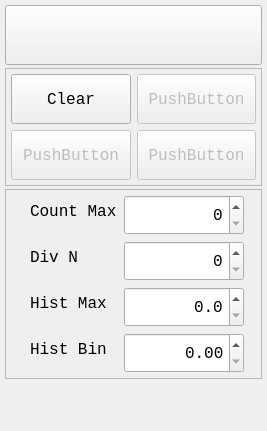
<?xml version="1.0" encoding="UTF-8"?>
<ui version="4.0">
 <class>ControlPanel</class>
 <widget class="QWidget" name="ControlPanel">
  <property name="geometry">
   <rect>
    <x>0</x>
    <y>0</y>
    <width>267</width>
    <height>431</height>
   </rect>
  </property>
  <property name="font">
   <font>
    <family>Consolas</family>
    <pointsize>12</pointsize>
   </font>
  </property>
  <property name="windowTitle">
   <string>Form</string>
  </property>
  <layout class="QVBoxLayout" name="verticalLayout">
   <property name="spacing">
    <number>3</number>
   </property>
   <property name="leftMargin">
    <number>5</number>
   </property>
   <property name="topMargin">
    <number>5</number>
   </property>
   <property name="rightMargin">
    <number>5</number>
   </property>
   <property name="bottomMargin">
    <number>5</number>
   </property>
   <item>
    <widget class="QPushButton" name="btnStart">
     <property name="minimumSize">
      <size>
       <width>90</width>
       <height>60</height>
      </size>
     </property>
     <property name="text">
      <string/>
     </property>
     <property name="icon">
      <iconset resource="../../resources/ONGA_Depth.qrc">
       <normaloff>:/images/start.png</normaloff>:/images/start.png</iconset>
     </property>
     <property name="iconSize">
      <size>
       <width>30</width>
       <height>30</height>
      </size>
     </property>
    </widget>
   </item>
   <item>
    <widget class="QFrame" name="frame">
     <property name="frameShape">
      <enum>QFrame::StyledPanel</enum>
     </property>
     <property name="frameShadow">
      <enum>QFrame::Raised</enum>
     </property>
     <layout class="QGridLayout" name="gridLayout">
      <property name="leftMargin">
       <number>5</number>
      </property>
      <property name="topMargin">
       <number>5</number>
      </property>
      <property name="rightMargin">
       <number>5</number>
      </property>
      <property name="bottomMargin">
       <number>5</number>
      </property>
      <item row="0" column="0">
       <widget class="QPushButton" name="btnClear">
        <property name="minimumSize">
         <size>
          <width>0</width>
          <height>50</height>
         </size>
        </property>
        <property name="text">
         <string>Clear</string>
        </property>
       </widget>
      </item>
      <item row="0" column="1">
       <widget class="QPushButton" name="btn1">
        <property name="enabled">
         <bool>false</bool>
        </property>
        <property name="minimumSize">
         <size>
          <width>0</width>
          <height>50</height>
         </size>
        </property>
        <property name="text">
         <string>PushButton</string>
        </property>
       </widget>
      </item>
      <item row="1" column="0">
       <widget class="QPushButton" name="btn2">
        <property name="enabled">
         <bool>false</bool>
        </property>
        <property name="minimumSize">
         <size>
          <width>0</width>
          <height>50</height>
         </size>
        </property>
        <property name="text">
         <string>PushButton</string>
        </property>
       </widget>
      </item>
      <item row="1" column="1">
       <widget class="QPushButton" name="btn3">
        <property name="enabled">
         <bool>false</bool>
        </property>
        <property name="minimumSize">
         <size>
          <width>0</width>
          <height>50</height>
         </size>
        </property>
        <property name="text">
         <string>PushButton</string>
        </property>
       </widget>
      </item>
     </layout>
    </widget>
   </item>
   <item>
    <widget class="QFrame" name="frame_2">
     <property name="frameShape">
      <enum>QFrame::StyledPanel</enum>
     </property>
     <property name="frameShadow">
      <enum>QFrame::Raised</enum>
     </property>
     <layout class="QFormLayout" name="formLayout">
      <property name="labelAlignment">
       <set>Qt::AlignLeading|Qt::AlignLeft|Qt::AlignVCenter</set>
      </property>
      <property name="formAlignment">
       <set>Qt::AlignHCenter|Qt::AlignTop</set>
      </property>
      <property name="horizontalSpacing">
       <number>7</number>
      </property>
      <property name="leftMargin">
       <number>5</number>
      </property>
      <property name="topMargin">
       <number>5</number>
      </property>
      <property name="rightMargin">
       <number>5</number>
      </property>
      <property name="bottomMargin">
       <number>5</number>
      </property>
      <item row="0" column="0">
       <widget class="QLabel" name="label">
        <property name="text">
         <string>Count Max</string>
        </property>
       </widget>
      </item>
      <item row="0" column="1">
       <widget class="QSpinBox" name="spnCountMax">
        <property name="minimumSize">
         <size>
          <width>0</width>
          <height>40</height>
         </size>
        </property>
        <property name="maximumSize">
         <size>
          <width>120</width>
          <height>16777215</height>
         </size>
        </property>
        <property name="wrapping">
         <bool>false</bool>
        </property>
        <property name="frame">
         <bool>true</bool>
        </property>
        <property name="alignment">
         <set>Qt::AlignRight|Qt::AlignTrailing|Qt::AlignVCenter</set>
        </property>
        <property name="buttonSymbols">
         <enum>QAbstractSpinBox::UpDownArrows</enum>
        </property>
        <property name="suffix">
         <string/>
        </property>
        <property name="maximum">
         <number>10000</number>
        </property>
       </widget>
      </item>
      <item row="1" column="0">
       <widget class="QLabel" name="label_2">
        <property name="text">
         <string>Div N</string>
        </property>
       </widget>
      </item>
      <item row="1" column="1">
       <widget class="QSpinBox" name="spnDivN">
        <property name="minimumSize">
         <size>
          <width>0</width>
          <height>40</height>
         </size>
        </property>
        <property name="maximumSize">
         <size>
          <width>120</width>
          <height>16777215</height>
         </size>
        </property>
        <property name="alignment">
         <set>Qt::AlignRight|Qt::AlignTrailing|Qt::AlignVCenter</set>
        </property>
       </widget>
      </item>
      <item row="2" column="0">
       <widget class="QLabel" name="label_3">
        <property name="text">
         <string>Hist Max</string>
        </property>
       </widget>
      </item>
      <item row="2" column="1">
       <widget class="QDoubleSpinBox" name="spnHistMax">
        <property name="minimumSize">
         <size>
          <width>0</width>
          <height>40</height>
         </size>
        </property>
        <property name="maximumSize">
         <size>
          <width>120</width>
          <height>0</height>
         </size>
        </property>
        <property name="alignment">
         <set>Qt::AlignRight|Qt::AlignTrailing|Qt::AlignVCenter</set>
        </property>
        <property name="decimals">
         <number>1</number>
        </property>
        <property name="singleStep">
         <double>0.100000000000000</double>
        </property>
       </widget>
      </item>
      <item row="3" column="0">
       <widget class="QLabel" name="label_4">
        <property name="text">
         <string>Hist Bin</string>
        </property>
       </widget>
      </item>
      <item row="3" column="1">
       <widget class="QDoubleSpinBox" name="spnHistBin">
        <property name="minimumSize">
         <size>
          <width>0</width>
          <height>40</height>
         </size>
        </property>
        <property name="maximumSize">
         <size>
          <width>120</width>
          <height>16777215</height>
         </size>
        </property>
        <property name="alignment">
         <set>Qt::AlignRight|Qt::AlignTrailing|Qt::AlignVCenter</set>
        </property>
        <property name="decimals">
         <number>2</number>
        </property>
        <property name="singleStep">
         <double>0.010000000000000</double>
        </property>
       </widget>
      </item>
     </layout>
    </widget>
   </item>
   <item>
    <spacer name="verticalSpacer">
     <property name="orientation">
      <enum>Qt::Vertical</enum>
     </property>
     <property name="sizeHint" stdset="0">
      <size>
       <width>20</width>
       <height>40</height>
      </size>
     </property>
    </spacer>
   </item>
  </layout>
 </widget>
 <resources>
  <include location="../../resources/ONGA_Depth.qrc"/>
 </resources>
 <connections/>
</ui>
